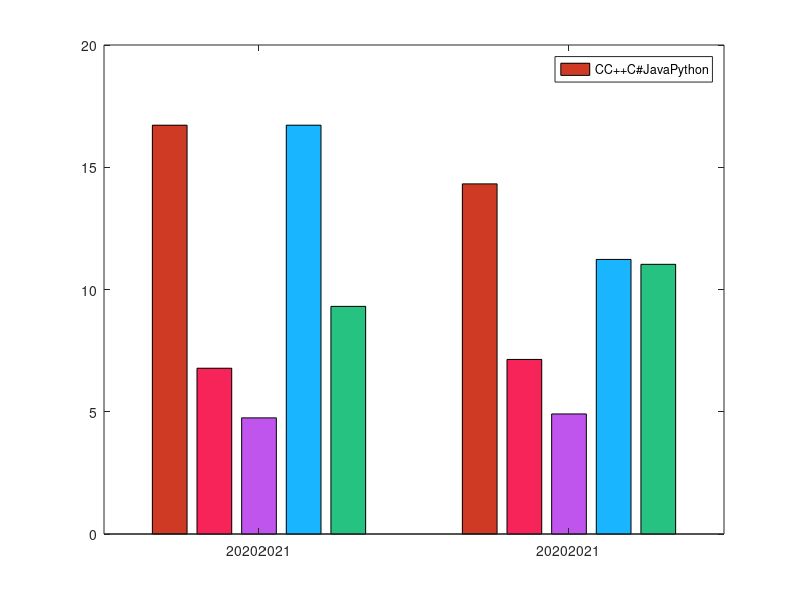

Source code (MATLAB):
%% Data
language = ["C","C++","C#","Java","Python"];
info2021 = [14.32,7.14,4.91,11.23,11.03];
interestRate = [-2.40,+0.36,+0.16,-5.49,+1.72];
info2020 = info2021 - interestRate;
info = [info2020;info2021];
label = ["2020","2021"];
Colors = [207,58,36;
          246,36,89;
          191,85,236;
          25,181,254;
          38,194,129]./255;

%% Plots
h = bar(info);
for i=1:size(Colors,1)
    set(h(i),'facecolor',Colors(i,:))
end
set(gca,'xticklabel',label);
legend(language);